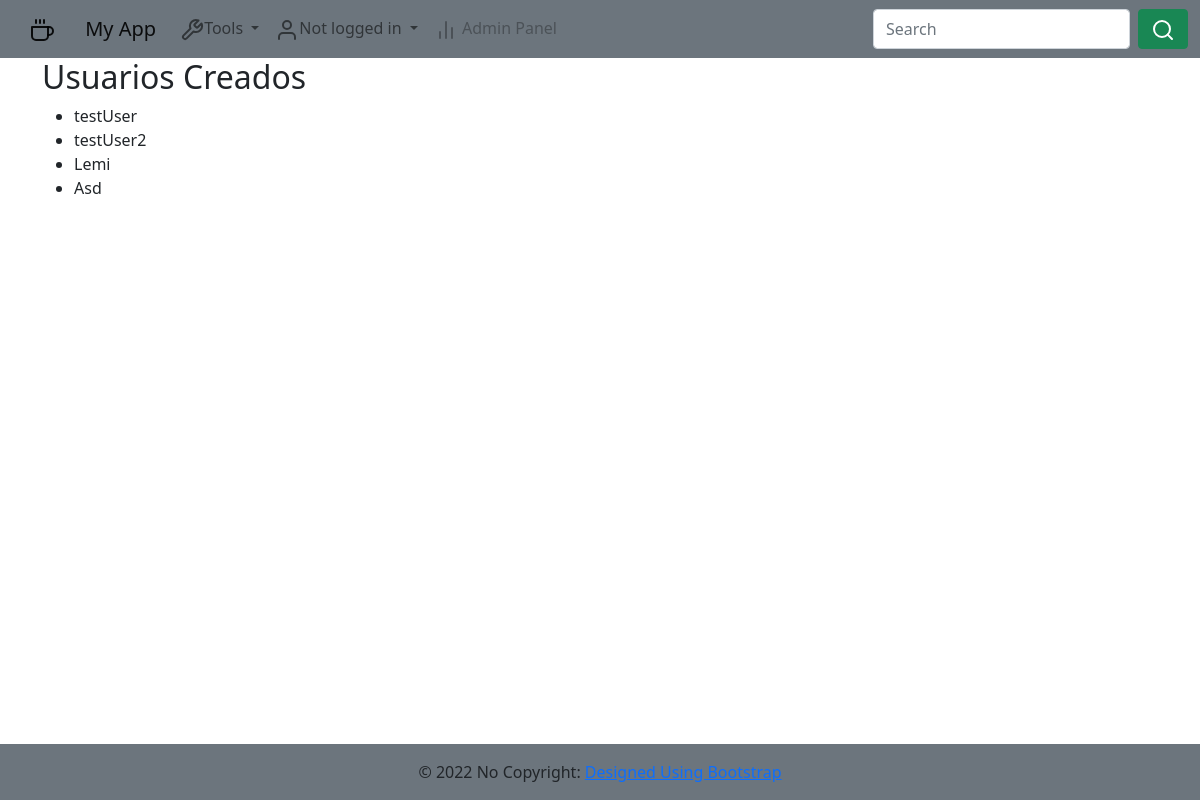
The page / on the database its author committed.
### pyapp/models.py (models this page shows, shortened)
class User(models.Model):
	username = models.CharField(max_length=50)
	password = models.CharField(max_length=50)
	fechaCreacion = models.DateTimeField(auto_now_add=True, blank=True)

### pyapp/views.py (the view)
# urls.py: path('', views.index, name='index'),
def index(request):
    usuarios = User.objects.order_by('id')
    template = loader.get_template('pyapp/index.html')
    context = {'usuarios': usuarios}
    return HttpResponse(template.render(context, request))

### pyapp/templates/pyapp/index.html
{%extends './layout.html'%}
{% block content %}
  <h2>Usuarios Creados</h2>
    {% if usuarios %}
        <ul>
        {%for user in usuarios%}
            <li><a>{{user.username}}</a></li>
        {%endfor%}
        </ul>
    {%else%}
        <p>No hay usuarios que mostrar</p>
    {%endif%}
{%endblock%}

### rows shown on the page
User: username "testUser"
User: username "testUser2"
User: username "Lemi"
User: username "Asd"
